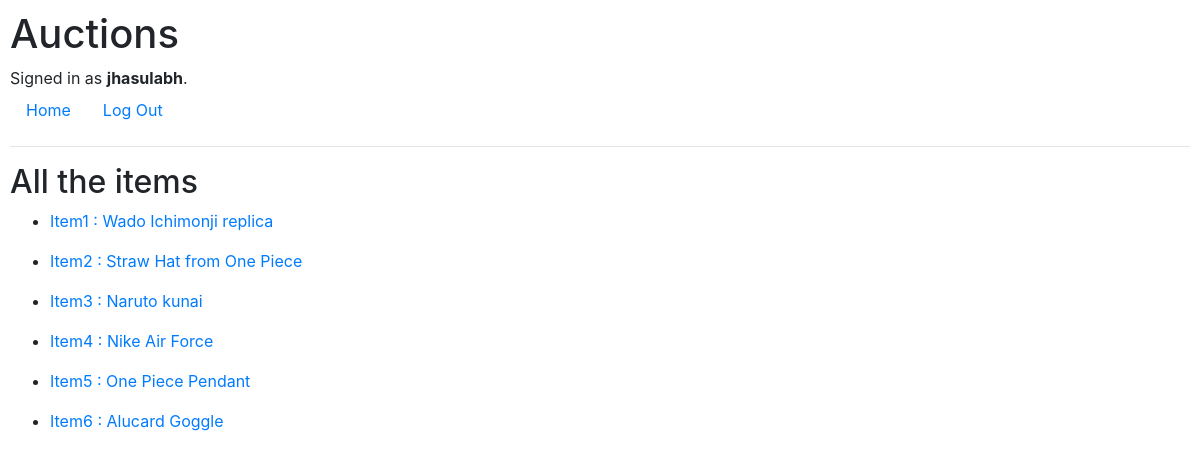
Page /category/2 (signed in) on the committed database.
### auctions/models.py (models this page shows)
class User(AbstractUser):
    pass

class Listing(models.Model):
    user=models.CharField(max_length=100, null=True)
    title= models.CharField(max_length=100)
    description=models.TextField()
    price=models.IntegerField()
    current_bid=models.IntegerField(null=True)
    category=models.CharField(max_length=100, null=True)
    image_url=models.URLField(default='google.com')
    sold=models.BooleanField(default=False)
    def __str__(self):
        return self.title

### auctions/views.py (the view)
# urls.py: path("category/<int:category_id>", views.show_category, name="listcategory"),
def show_category(request, category_id):
    cate=Category.objects.get(pk=category_id)
    listing=Listing.objects.filter(category=cate)
    return render(request, "auctions/cate.html",{
        "listings":listing
    })

### auctions/models.py (called while the page is built)
    def __str__(self):
        return self.cat

### auctions/templates/auctions/cate.html
{% extends "auctions/layout.html" %}
{% block body %}
    <h2>All the items</h2>
    {% for listing in listings %}
        <ul>
            <li><a href="{% url 'item' listing.id %}">Item{{listing.id}} : {{listing}}</a></li>
        </ul>
    {% endfor %}
{% endblock %}

### auctions/templates/auctions/layout.html (shortened to what this page needs)
{% load static %}
<!DOCTYPE html>
<html lang="en">
    <head>
        <link rel="stylesheet" href="https://stackpath.bootstrapcdn.com/bootstrap/4.4.1/css/bootstrap.min.css">
        <link href="{% static 'auctions/styles.css' %}" rel="stylesheet">
    </head>
    <body>
        <h1>Auctions</h1>
        <div>
            {% if user.is_authenticated %}
                Signed in as <strong>{{ user.username }}</strong>.
            {% else %}
                Not signed in.
            {% endif %}
        </div>
        <ul class="nav">
            <li class="nav-item">
                <a class="nav-link" href="{% url 'index' %}">Home</a>
            </li>
            {% if user.is_authenticated %}
                <li class="nav-item">
                    <a class="nav-link" href="{% url 'logout' %}">Log Out</a>
                </li>
            {% endif %}
        </ul>
        <hr>
        {% block body %}
        {% endblock %}
    </body>
</html>

### auctions/static/auctions/styles.css (style rules this page uses)
body { padding: 10px; }

### rows in the picture
User: username "jhasulabh"
Listing: id "1", title "Wado Ichimonji replica"
Listing: id "2", title "Straw Hat from One Piece"
Listing: id "3", title "Naruto kunai"
Listing: id "4", title "Nike Air Force"
Listing: id "5", title "One Piece Pendant"
Listing: id "6", title "Alucard Goggle"
